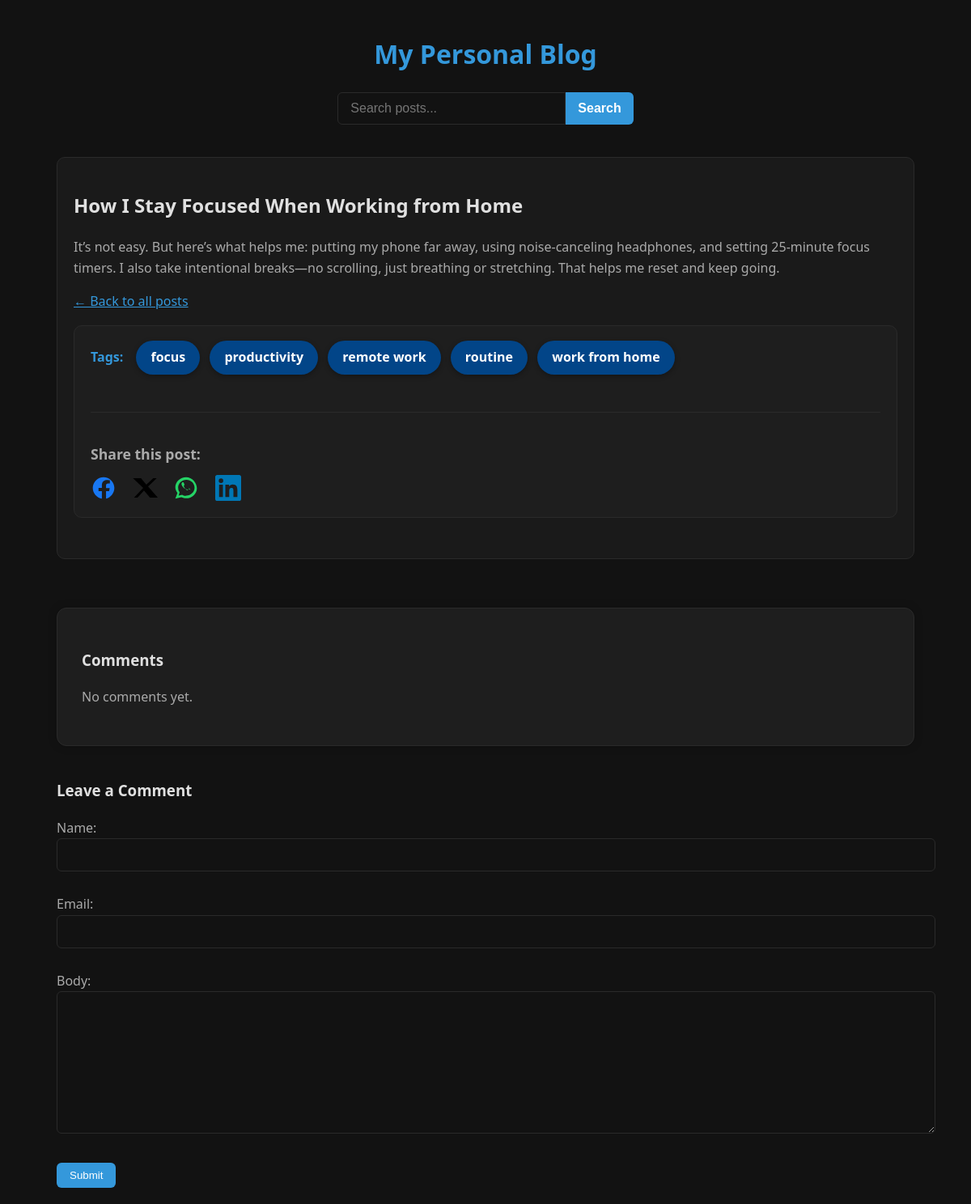
Page /posts/18/how-i-stay-focused-when-working-from-home/ on the committed database.
### myblog/models.py (models this page shows, shortened)
class Post(models.Model):
    class Status(models.TextChoices):
        DRAFT = 'DF', 'Draft'
        PUBLISHED = 'PB', 'Published'
    title = models.CharField(max_length=250)
    slug = models.SlugField(max_length=250)
    author = models.ForeignKey(
        settings.AUTH_USER_MODEL,
        on_delete=models.CASCADE,
        related_name='blog_posts'
        )
    body = models.TextField()
    publish = models.DateTimeField(default=timezone.now)
    created = models.DateTimeField(auto_now_add=True)
    updated = models.DateTimeField(auto_now=True)
    status = models.CharField(
        max_length=2,
        choices=Status,
        default=Status.DRAFT
    )
    objects = models.Manager() # The default manager.
    published = PublishedManager() # Our custom manager.
    tags = TaggableManager() # to use tags for posts
    image = CloudinaryField('image', blank=True, null=True)
    class Meta:
        ordering = ['-publish']
        indexes = [
            models.Index(fields = ['-publish']),
        ]

### myblog/views.py (the view)
# urls.py: path('posts/<int:id>/<slug:slug>/', views.post_detail, name='post_detail'),
def post_detail(request, id, slug):
    post = get_object_or_404(Post, id=id, slug=slug, status=Post.Status.PUBLISHED)
    comments = post.comments.filter(active=True)
    new_comment = None
    if request.method == 'POST':
        comment_form = CommentForm(data=request.POST)
        if comment_form.is_valid():
            new_comment = comment_form.save(commit=False)
            new_comment.post = post
            new_comment.save()
            comment_form = CommentForm()
    else:
        comment_form = CommentForm()
    return render(
        request,
        'myblog/post/detail.html',
        {
            'post': post,
            'comments': comments,
            'new_comment': new_comment,
            'comment_form': comment_form
        }
    )

### myblog/forms.py
class CommentForm(forms.ModelForm):
    class Meta:
        model = Comment
        fields = ['name', 'email', 'body']

### myblog/templates/myblog/post/detail.html (shortened to what this page needs)
{% extends "base.html" %}
{% block content %}
<div class="container">
  <article>
    <h2>{{ post.title }}</h2>
    <div>{{ post.body|linebreaks }}</div>
    <p><a href="{% url 'myblog:post_list' %}">← Back to all posts</a></p>
    <div class="post-tags tag-cloud">
      <strong>Tags:</strong>
      {% for tag in post.tags.all %}
        <a href="{% url 'myblog:post_list_by_tag' tag.slug %}" class="tag">{{ tag.name }}</a>
      {% empty %}
        <span>No tags.</span>
      {% endfor %}
    <div class="share-buttons">
        <p>Share this post:</p>
        <a href="https://www.facebook.com/sharer/sharer.php?u={{ request.build_absolute_uri }}" target="_blank" title="Share on Facebook" class="share-icon facebook">
            <svg viewBox="0 0 24 24" fill="currentColor"><path d="M22 12.07C22 6.5 17.52 2 12 2S2 6.5 2 12.07C2 17.1 5.66 21.2 10.44 22v-7.02h-3.1v-2.9h3.1V9.41c0-3.07 1.83-4.77 4.64-4.77 1.34 0 2.75.24 2.75.24v3.04h-1.55c-1.53 0-2.01.95-2.01 1.92v2.31h3.41l-.55 2.9h-2.86V22C18.34 21.2 22 17.1 22 12.07z"/></svg>
        </a>
        <a href="https://twitter.com/intent/tweet?url={{ request.build_absolute_uri }}&text={{ post.title }}" target="_blank" title="Share on X" class="share-icon x">
            <svg viewBox="0 0 24 24" fill="currentColor"><path d="M19.8 3H23L15 10.72 24 21h-7.2l-5.6-6.64L5.2 21H2L10.5 12 1 3h7.4l5 5.92L19.8 3Z"/></svg>
        </a>
        <a href="https://api.whatsapp.com/send?text={{ post.title }} {{ request.build_absolute_uri }}" target="_blank" title="Share on WhatsApp" class="share-icon whatsapp">
        </a>
        <a href="https://www.linkedin.com/sharing/share-offsite/?url={{ request.build_absolute_uri }}" target="_blank" title="Share on LinkedIn" class="share-icon linkedin">
        </a>
    </div>
    </div>
  </article>
  <div class="comments">
    <h3>Comments</h3>
    {% for comment in comments %}
      <div class="comment">
        <strong>{{ comment.name }}</strong>
        <small>{{ comment.created|date:"F j, Y H:i" }}</small>
        <p>{{ comment.body|linebreaks }}</p>
      </div>
    {% empty %}
      <p>No comments yet.</p>
    {% endfor %}
  </div>
  <div class="comment-form">
    <h3>Leave a Comment</h3>
    <form method="post">
      {{ comment_form.as_p }}
      <button type="submit">Submit</button>
    </form>
  </div>
</div>
{% endblock %}

### static/css/blog.css (style rules this page uses)
:root { --bg-dark: #121212; --bg-light: #1e1e1e; --text-main: #e0e0e0; --text-muted: #aaaaaa; --accent-blue: #3498db; --accent-blue-hover: #2980b9; --card-bg: #1a1a1a; --border-gray: #2a2a2a; --tag-bg: hsl(210, 97%, 27%); --tag-hover-bg: hsl(210, 100%, 20%); }
body { margin: 0; font-family: 'Segoe UI', sans-serif; background-color: var(--bg-dark); color: var(--text-main); line-height: 1.6; padding: 20px; }
.container { max-width: 1100px; margin: auto; padding: 0 20px; }
article { background-color: var(--card-bg); border: 1px solid var(--border-gray); border-radius: 10px; padding: 20px; transition: transform 0.3s ease, box-shadow 0.3s ease; }
p { color: var(--text-muted); font-size: 1rem; }
a { color: var(--accent-blue); text-decoration: underline; }
.comments { margin-top: 60px; padding: 30px; background-color: var(--bg-light); border: 1px solid var(--border-gray); border-radius: 12px; box-shadow: 0 0 12px rgba(0, 0, 0, 0.2); }
.comment-form { margin-top: 40px; }
.comment-form input, .comment-form textarea { width: 100%; padding: 12px; background-color: var(--bg-dark); border: 1px solid var(--border-gray); border-radius: 6px; color: var(--text-main); margin-bottom: 12px; }
.comment-form button { background-color: var(--accent-blue); color: white; border: none; padding: 8px 16px; border-radius: 6px; cursor: pointer; transition: background-color 0.3s ease; }
.tag-cloud { margin-bottom: 30px; background-color: var(--bg-light); padding: 12px 20px; border-radius: 10px; border: 1px solid var(--border-gray); }
.tag-cloud strong { color: var(--accent-blue); margin-right: 12px; font-weight: 600; }
.tag { display: inline-block; margin: 6px 8px 6px 0; padding: 8px 18px; font-size: 1rem; font-weight: 600; border-radius: 30px; background-color: var(--tag-bg); color: #fff; text-decoration: none; box-shadow: 0 2px 6px rgba(0,0,0,0.3); transition: background-color 0.3s ease, transform 0.15s ease; }
.share-buttons { margin-top: 40px; padding-top: 20px; border-top: 1px solid var(--border-gray); }
.share-buttons p { margin-bottom: 12px; font-size: 1.1rem; font-weight: 600; color: var(--text-muted); }
.share-buttons a.share-icon { display: inline-block; margin-right: 15px; width: 32px; height: 32px; transition: transform 0.2s ease; color: inherit; }
.share-buttons a.share-icon svg { width: 100%; height: 100%; }
.share-buttons a.facebook { color: #1877f2; }
.share-buttons a.x { color: #000000; }
.share-buttons a.whatsapp { color: #25d366; }
.share-buttons a.linkedin { color: #0077b5; }

### rows in the picture
Post: title "How I Stay Focused When Working from Home", body "It’s not easy. But here’s what helps me: putting my phone far away, using noise-canceling headphones, and setting 25-minute focus timers. I also take intentional breaks—no scrolling, just breathing or stretching. That helps me reset and keep going."
Tag: name "focus"
Tag: name "productivity"
Tag: name "remote work"
Tag: name "routine"
Tag: name "work from home"
